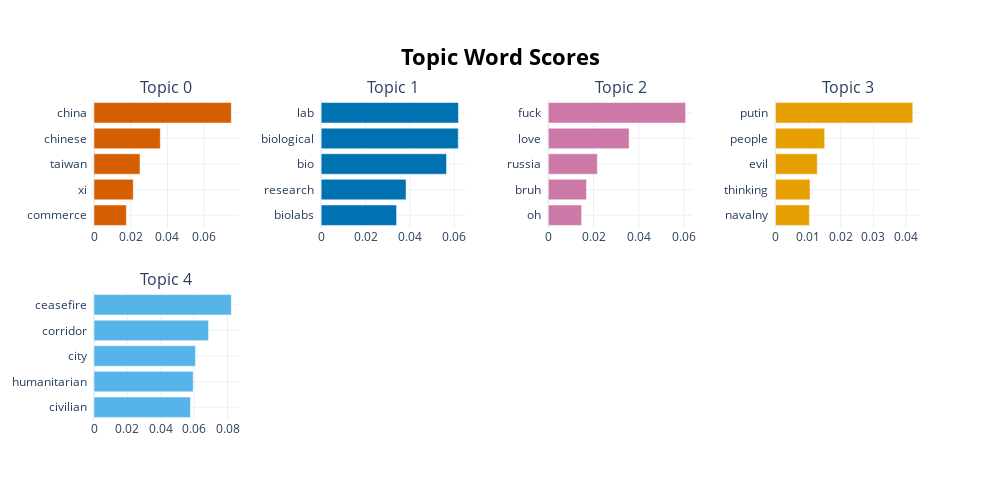

The notebook cell this image was saved under:
### Markdown cell above
### #Russia

### Code cell
topic_model_lm.visualize_barchart(top_n_topics = 5)

### Figure 1 — Plotly figure (JSON) as saved in the notebook; plotly's stock layout.template omitted (floating-point values rounded to 4 significant figures)
{"data": [{"marker": {"color": "#D55E00"}, "orientation": "h", "type": "bar", "x": [0.01761, 0.02138, 0.02505, 0.03609, 0.07476], "xaxis": "x", "y": ["commerce  ", "xi  ", "taiwan  ", "chinese  ", "china  "], "yaxis": "y"}, {"marker": {"color": "#0072B2"}, "orientation": "h", "type": "bar", "x": [0.034, 0.03826, 0.05651, 0.0618, 0.06188], "xaxis": "x2", "y": ["biolabs  ", "research  ", "bio  ", "biological  ", "lab  "], "yaxis": "y2"}, {"marker": {"color": "#CC79A7"}, "orientation": "h", "type": "bar", "x": [0.01473, 0.01688, 0.02167, 0.03575, 0.06075], "xaxis": "x3", "y": ["oh  ", "bruh  ", "russia  ", "love  ", "fuck  "], "yaxis": "y3"}, {"marker": {"color": "#E69F00"}, "orientation": "h", "type": "bar", "x": [0.01039, 0.01058, 0.0128, 0.01507, 0.04204], "xaxis": "x4", "y": ["navalny  ", "thinking  ", "evil  ", "people  ", "putin  "], "yaxis": "y4"}, {"marker": {"color": "#56B4E9"}, "orientation": "h", "type": "bar", "x": [0.0578, 0.05946, 0.06075, 0.06865, 0.08229], "xaxis": "x5", "y": ["civilian  ", "humanitarian  ", "city  ", "corridor  ", "ceasefire  "], "yaxis": "y5"}], "layout": {"annotations": [{"font": {"size": 16}, "showarrow": false, "text": "Topic 0", "x": 0.0875, "xanchor": "center", "xref": "paper", "y": 1, "yanchor": "bottom", "yref": "paper"}, {"font": {"size": 16}, "showarrow": false, "text": "Topic 1", "x": 0.3625, "xanchor": "center", "xref": "paper", "y": 1, "yanchor": "bottom", "yref": "paper"}, {"font": {"size": 16}, "showarrow": false, "text": "Topic 2", "x": 0.6375, "xanchor": "center", "xref": "paper", "y": 1, "yanchor": "bottom", "yref": "paper"}, {"font": {"size": 16}, "showarrow": false, "text": "Topic 3", "x": 0.9125, "xanchor": "center", "xref": "paper", "y": 1, "yanchor": "bottom", "yref": "paper"}, {"font": {"size": 16}, "showarrow": false, "text": "Topic 4", "x": 0.0875, "xanchor": "center", "xref": "paper", "y": 0.4, "yanchor": "bottom", "yref": "paper"}], "height": 500, "hoverlabel": {"bgcolor": "white", "font": {"family": "Rockwell", "size": 16}}, "showlegend": false, "title": {"font": {"color": "Black", "size": 22}, "text": "<b>Topic Word Scores", "x": 0.5, "xanchor": "center", "yanchor": "top"}, "width": 1000, "xaxis": {"anchor": "y", "domain": [0, 0.175], "showgrid": true}, "xaxis2": {"anchor": "y2", "domain": [0.275, 0.45], "showgrid": true}, "xaxis3": {"anchor": "y3", "domain": [0.55, 0.725], "showgrid": true}, "xaxis4": {"anchor": "y4", "domain": [0.825, 1], "showgrid": true}, "xaxis5": {"anchor": "y5", "domain": [0, 0.175], "showgrid": true}, "xaxis6": {"anchor": "y6", "domain": [0.275, 0.45], "showgrid": true}, "xaxis7": {"anchor": "y7", "domain": [0.55, 0.725], "showgrid": true}, "xaxis8": {"anchor": "y8", "domain": [0.825, 1], "showgrid": true}, "yaxis": {"anchor": "x", "domain": [0.6, 1], "showgrid": true}, "yaxis2": {"anchor": "x2", "domain": [0.6, 1], "showgrid": true}, "yaxis3": {"anchor": "x3", "domain": [0.6, 1], "showgrid": true}, "yaxis4": {"anchor": "x4", "domain": [0.6, 1], "showgrid": true}, "yaxis5": {"anchor": "x5", "domain": [0, 0.4], "showgrid": true}, "yaxis6": {"anchor": "x6", "domain": [0, 0.4], "showgrid": true}, "yaxis7": {"anchor": "x7", "domain": [0, 0.4], "showgrid": true}, "yaxis8": {"anchor": "x8", "domain": [0, 0.4], "showgrid": true}}}
